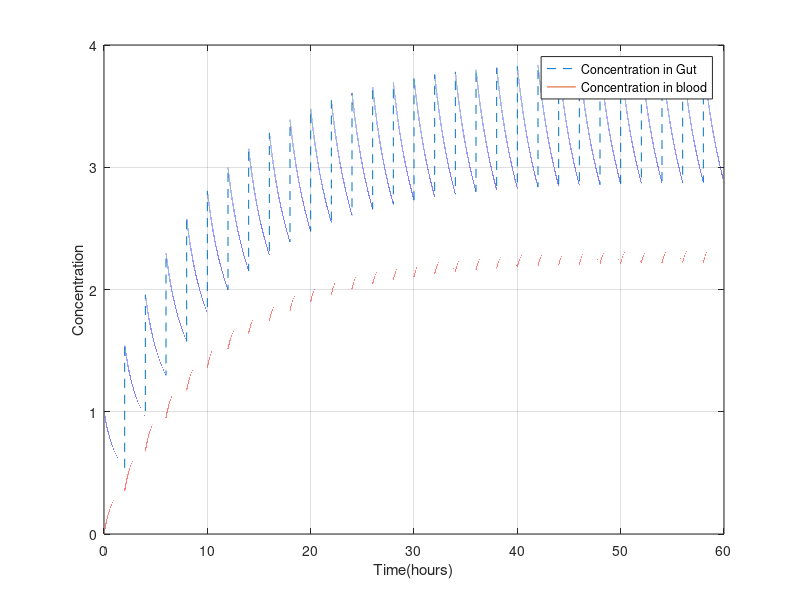

MATLAB code for this plot:
a=0.5;
b=0.21660849392;
plasma_vol=1;


interval=2;

A0=1; %in ug
absorb=1;
A=A0*absorb;
B=0;
amt_interval=1;



time=60;
step_size=0.0001;
B_array=zeros(1,time/step_size);
A_array=zeros(1,time/step_size);
rt=0:step_size:time;
j=1;

for i=0:step_size:time
  A_array(1,j)=A;
  B_array(1,j)=B;
  A1=A;
  B1=B;
  j=j+1;
 A=A1-((A1-B1)*a*step_size);
 B=B1+((A1-B1)*a*step_size)-(B1*b*step_size);
 if interval~=-1 && mod(i,interval)==0 && i~=0 
     A=A+(amt_interval*A0*absorb);
     
 end
end

plot(rt,A_array,'--');
hold on;
plot(rt,B_array);
hold on;
xlabel('Time(hours)');
ylabel('Concentration');
grid;
legend('Concentration in Gut','Concentration in blood');
